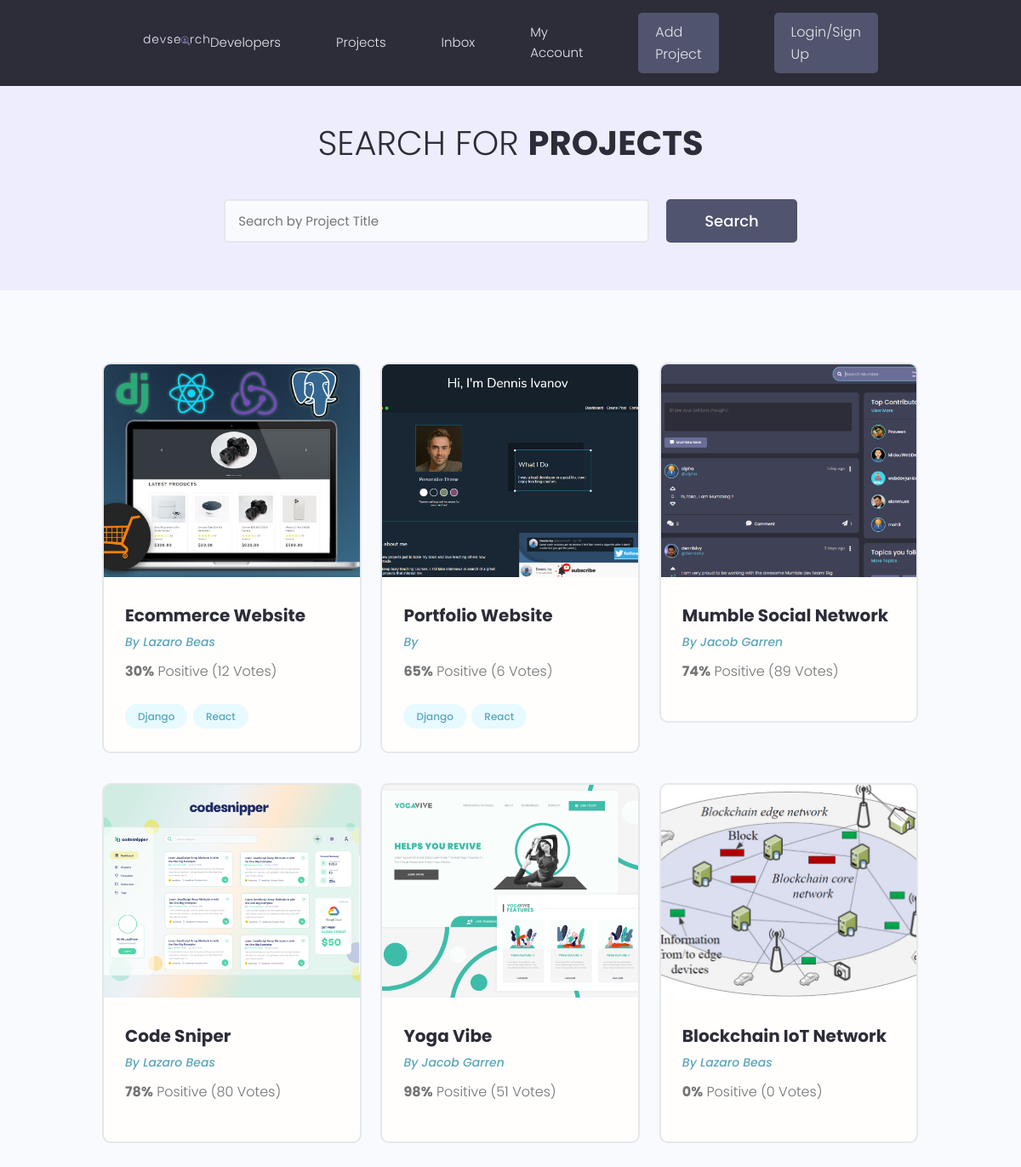
The app's page /projects/, older data.
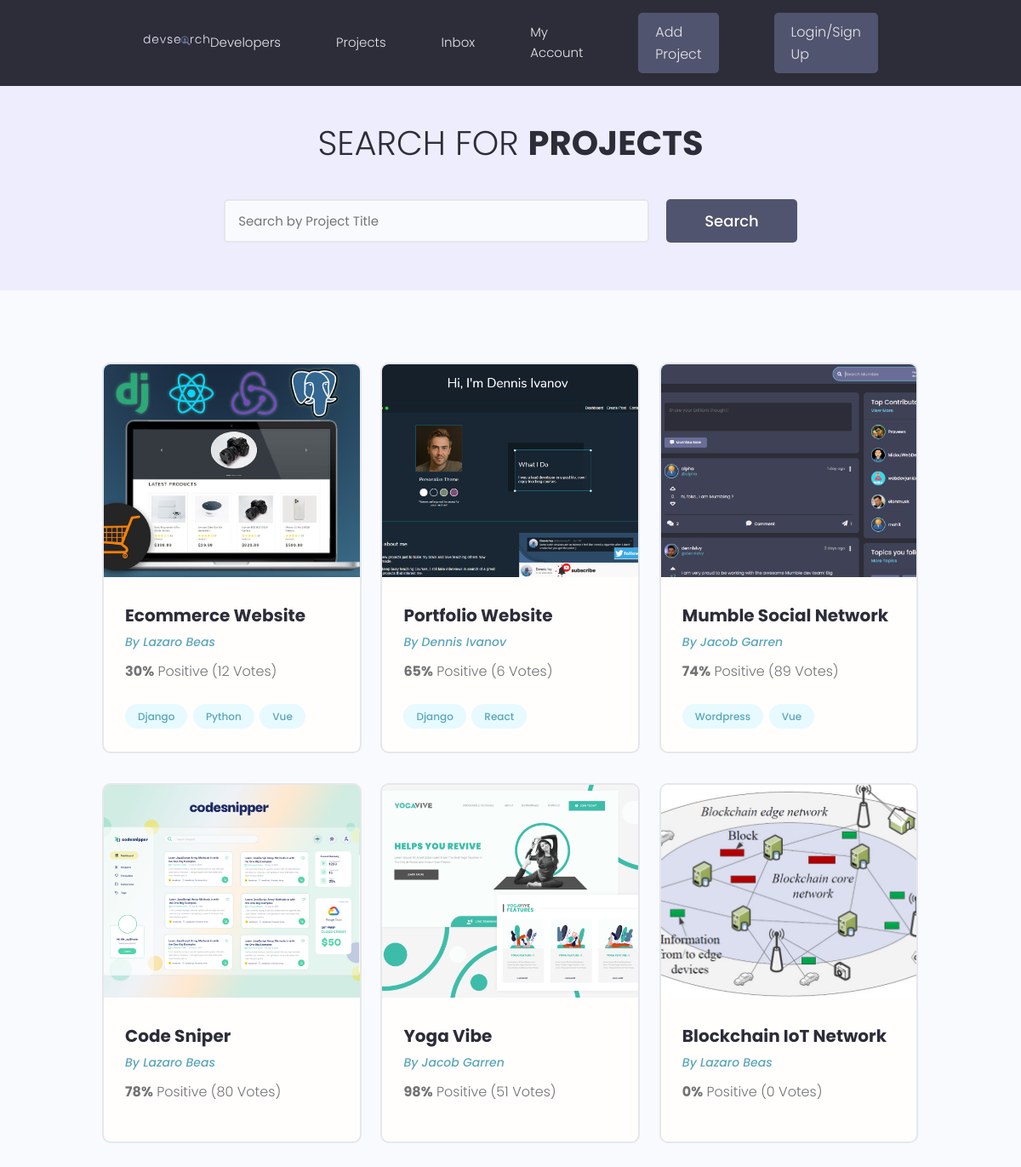
The same page, newer data.
### projects/models.py (models this page shows, shortened)
class Project(models.Model):
    owner = models.ForeignKey(Profile, null=True, blank=True, on_delete=models.SET_NULL)
    title = models.CharField(max_length=150)
    description = models.TextField(null=True, blank=True)
    featured_image = models.ImageField(null=True, blank=True,default="default.jpg") #setting a default picture for featured image
    demo_link = models.CharField(max_length=2000, null=True, blank=True)
    source_link = models.CharField(max_length=2000, null=True, blank=True)
    tags = models.ManyToManyField('Tag', blank=True)
    vote_total = models.IntegerField(default=0, null=True, blank=True)
    vote_ratio = models.IntegerField(default=0, null=True, blank=True)
    created = models.DateTimeField(auto_now_add=True)
    id = models.UUIDField(default=uuid.uuid4, unique=True, primary_key=True, editable=False)

class Tag(models.Model):
    name = models.CharField(max_length=200)
    created = models.DateTimeField(auto_now_add=True)
    id = models.UUIDField(default=uuid.uuid4, unique=True, primary_key=True, editable=False)
    def __str__(self):
        return self.name

### users/models.py (models this page shows, shortened)
class Profile(models.Model):
    user = models.OneToOneField(User, on_delete=models.CASCADE, null=True, blank=True)
    username = models.CharField(max_length=200, blank=True, null=True)
    loacation = models.CharField(max_length=200, blank=True, null=True)
    name = models.CharField(max_length=200, blank=True, null=True)
    email = models.EmailField(max_length=300, blank=True, null=True)
    pitch = models.CharField(max_length=200, blank=True, null=True)
    bio = models.TextField(blank=True, null=True)
    profile_image = models.ImageField(null=True, blank=True, upload_to='profile-pics/', default='profile-pics/user-default.png',)
    social_github = models.CharField(max_length=200, blank=True, null=True)
    social_twitter = models.CharField(max_length=200, blank=True, null=True)
    social_linkedin = models.CharField(max_length=200, blank=True, null=True)
    created = models.DateTimeField(auto_now_add=True)
    id = models.UUIDField(default=uuid.uuid4, unique=True, primary_key=True, editable=False)

### projects/views.py (the view)
# urls.py: path('projects/', include('projects.urls')),
def projects(request):
    projects = Project.objects.all()
    context = {'projects': projects}
    return render(request, 'projects/projects.html', context)

### projects/templates/projects/projects.html (shortened to what this page needs)
<!DOCTYPE html>
<html lang="en">
<head>
</head>
<body>
{% extends 'main.html' %}
{% block content %}
  <main class="projects">
    <section class="hero-section text-center">
      <div class="container container--narrow">
        <div class="hero-section__box">
          <h2>Search for <span>Projects</span></h2>
        </div>
        <div class="hero-section__search">
          <form class="form" action="#" method="get">
            <div class="form__field">
              <input class="input input--text" id="formInput#search" type="text" name="text"
                placeholder="Search by Project Title" />
            </div>
            <input class="btn btn--sub btn--lg" type="submit" value="Search" />
          </form>
        </div>
      </div>
    </section>
    <section class="projectsList">
      <div class="container">
        <div class="grid grid--three">
          {% for project in projects %}
          <div class="column">
            <div class="card project">
              <a href="{% url 'project' project.id %}" class="project">
                <img class="project__thumbnail" src="{{project.featured_image.url}}" alt="project thumbnail" />
                <div class="card__body">
                  <h3 class="project__title">{{project.title}}</h3>
                  <p><a class="project__author" href="{% url 'user-profile' project.owner.id %}">By {{ project.owner.name}}</a></p>
                  <p class="project--rating">
                    <span style="font-weight: bold;">{{ project.vote_ratio }}%</span> Positive
                    ({{ project.vote_total }} Vote{{project.vote_total|pluralize:"s"}})
                  </p>
                  <div class="project__tags">
                      {% for tag in project.tags.all %}
                    <span class="tag tag--pill tag--main">
                      <small>{{ tag }}</small>
                    </span>
                      {% endfor %}
                  </div>
                </div>
              </a>
            </div>
          </div>
          {% endfor %}
        </div>
      </div>
    </section>
  </main>
</body>
{% endblock content %}

### templates/main.html (shortened to what this page needs)
<!DOCTYPE html>
{% load static %}
<html lang="en">
<head>
  <link rel="stylesheet" href="https://cdn.iconmonstr.com/1.3.0/css/iconmonstr-iconic-font.min.css" />
  <link rel="stylesheet" href="{%static 'uikit/styles/uikit.css' %}" />
  <link rel="stylesheet" href="{%static 'styles/app.css'%}" />
</head>
<body>
    {% include 'navbar.html' %}
    {% block content %}
    {% endblock content %}
</body>
</html>

### templates/navbar.html (shortened to what this page needs)
<!DOCTYPE html>
<html lang="en">
<head>
</head>
<body>
{% load static %}
  <header class="header">
    <div class="container container--narrow">
      <a href="{% url 'profiles' %}" class="header__logo">
        <img src="{% static 'images/logo.svg' %}" alt="DevSearch Logo" />
      </a>
      <nav class="header__nav">
        <ul class="header__menu">
          <li class="header__menuItem"><a href="{% url 'profiles' %}">Developers</a></li>
          <li class="header__menuItem"><a href="{% url 'projects' %}">Projects</a></li>
          <li class="header__menuItem"><a href="">Inbox</a></li>
          <li class="header__menuItem"><a href="">My Account</a></li>
          <li class="header__menuItem"><a href="{% url 'create-project' %}" class="btn btn--sub">Add Project</a></li>
          {% if request.user.is_authenticated %}
          <li class="header__menuItem"><a href="{% url 'logout' %}" class="btn btn--sub">Logout</a></li>
          {% else %}
          <li class="header__menuItem"><a href="{% url 'login' %}" class="btn btn--sub">Login/Sign Up</a></li>
          {% endif %}
        </ul>
      </nav>
    </div>
  </header>
</body>
</html>

### static/styles/app.css (style rules this page uses)
:root { --color-sub: #2d2d39; }
.btn--sub { background-color: var(--color-sub-light); }
.card { border: 2px solid var(--color-light); }
img { width: 100%; }
.header { position: sticky; z-index: 111; background-color: var(--color-sub); padding: 1.5rem 0; }
.header > .container { display: flex; justify-content: space-between; align-items: center; }
.header__logo > img { height: 3.8rem; }
.header__nav > ul { display: inline-flex; align-items: center; list-style: none; gap: 6.5rem; }
.header__menuItem > a { color: var(--color-light); font-weight: 300; }
.hero-section { height: 40vh; display: flex; align-items: center; background-color: var(--color-sub); }
.hero-section__box { margin-bottom: 4rem; }
.hero-section__box > h2, .hero-section__box > h2 > span { font-size: 4rem; color: var(--color-light); line-height: 1.3; text-transform: uppercase; }
.hero-section__box > h2 { font-weight: 300; }
.hero-section__box > h2 > span { font-weight: 700; }
.hero-section__search > .form { display: flex; align-items: center; justify-content: center; gap: 2rem; }
.hero-section__search > .form input.input--text { width: 50rem; }
.project__author { font-size: 1.4rem; font-style: italic; }
.project--rating { margin-bottom: 1.6em; margin-top: .5em; }
.projects > .hero-section { background: var(--color-sub-lighter); height: 30vh; }
.projects .hero-section__box { margin-bottom: 2.5rem; }
.projects .hero-section__box > h2 { color: var(--color-sub); }
.projects .hero-section__box > h2 > span { font-weight: 700; color: var(--color-sub); }
.projectsList { margin-top: 8rem; }
.project__thumbnail { height: 25rem; object-fit: cover; object-position: top center; }
.project__title { font-size: 2rem; font-weight: 700; color: var(--color-sub); }

### static/uikit/styles/modules/_variables.css (style rules this page uses)
:root { --color-main: #5aa5b9; --color-main-light: #e6faff; --color-sub: #3f4156; --color-sub-light: #51546e; --color-sub-lighter: #ededfd; --color-text: #737373; --color-gray: #8b8b8b; --color-light: #e5e7eb; --color-light-gray: #767676; --color-bg: #f8fafd; --color-white: #fffefd; --color-white-light: #f3f3f3; --color-success: #359e64; --color-success-bg: #def8e8; --color-error: #fc4b0b; --color-error-bg: #fff2ee; --font-base: 'Poppins', arial, helvetica, 'Segoe UI', roboto, ubuntu, sans-serif; --font-monospace: 'Fira Code', 'Courier New', courier, monospace; --font-regular: 300; --font-medium: 500; --font-bold: 700; --generic-shadow: 1px 1px 5px #00000010; --generic-transition: all 0.3s ease-in-out; }

### static/uikit/styles/modules/_base.css (style rules this page uses)
* { margin: 0; padding: 0; box-sizing: border-box; text-rendering: optimizeLegibility; color: inherit; font-size: inherit; }
html { font-size: 50%; }
@media only screen and (min-width: 480px) { html { font-size: 56.25%; } }
@media only screen and (min-width: 1200px) { html { font-size: 62.5%; } }
body { line-height: 1.6; font-weight: 400; font-size: 1.5rem; color: var(--color-text); background-color: var(--color-bg); min-height: 100vh; }

### static/uikit/styles/modules/_typography.css (style rules this page uses)
* { font-family: var(--font-base); }
h2 { font-size: 3.6rem; font-weight: var(--font-bold); }
h3 { font-size: 3.2rem; font-weight: var(--font-medium); }
p, span, strong { font-size: 1.6rem; color: var(--color-text); font-weight: var(--font-regular); }
a { padding-bottom: 2px; text-decoration: none; display: inline-block; color: var(--color-main); font-weight: var(--font-medium); }

### static/uikit/styles/modules/_utilities.css (style rules this page uses)
.container { width: 92%; max-width: 165rem; margin: 0 auto; box-sizing: border-box; }
.container--narrow { width: 92%; max-width: 120rem; }
@media screen and (min-width: 1000px) { .container { width: 90%; } }
@media screen and (min-width: 1000px) { .container--narrow { width: 85%; } }
@media screen and (min-width: 1200px) { .container { width: 80%; } }
@media screen and (min-width: 1200px) { .container--narrow { width: 72%; } }
.text-center { text-align: center; }

### static/uikit/styles/modules/_button.css (style rules this page uses)
.btn { display: inline-block; position: relative; cursor: pointer; background-color: var(--color-light); font-weight: var(--font-medium); color: var(--color-sub); text-decoration: none; padding: 1rem 2rem; border-radius: 0.5rem; border: none; width: -webkit-fit-content; width: -moz-fit-content; width: fit-content; height: -webkit-fit-content; height: -moz-fit-content; height: fit-content; font-size: 1.6rem; outline-width: 0; outline-color: transparent; -webkit-backface-visibility: hidden; backface-visibility: hidden; transition: all 0.3s ease-in-out; }
.btn--sub { background-color: var(--color-sub); color: var(--color-white); }
.btn--lg { font-size: 1.8rem; padding: 1.2rem 4.5rem; }

Row changes from the older to the newer data that the page shows:
changed Project "Ecommerce Website": gains Tag (name "Python"); loses Tag (name "React")
added Tag: name "Vue"
changed Project "Portfolio Website": owner.name (not shown) → "Dennis Ivanov"
added Tag: name "Wordpress", shown under Project "Mumble Social Network"
